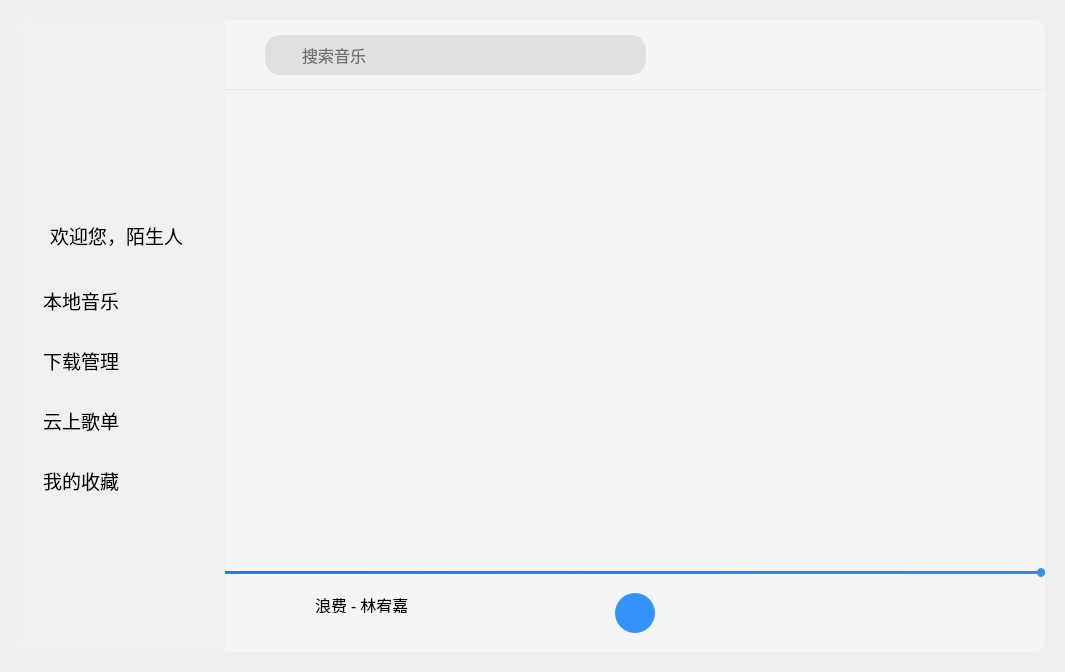
<?xml version="1.0" encoding="UTF-8"?>
<ui version="4.0">
 <class>MainWidget</class>
 <widget class="QWidget" name="MainWidget">
  <property name="geometry">
   <rect>
    <x>0</x>
    <y>0</y>
    <width>1065</width>
    <height>672</height>
   </rect>
  </property>
  <property name="acceptDrops">
   <bool>true</bool>
  </property>
  <property name="windowTitle">
   <string>MainWidget</string>
  </property>
  <property name="styleSheet">
   <string notr="true"/>
  </property>
  <widget class="QWidget" name="widget" native="true">
   <property name="geometry">
    <rect>
     <x>20</x>
     <y>20</y>
     <width>1025</width>
     <height>632</height>
    </rect>
   </property>
   <property name="styleSheet">
    <string notr="true">#widget{
	border-radius : 10px;
	background-color :#F5F5F5;
}</string>
   </property>
   <widget class="QWidget" name="tabBar" native="true">
    <property name="geometry">
     <rect>
      <x>0</x>
      <y>0</y>
      <width>205</width>
      <height>632</height>
     </rect>
    </property>
    <property name="styleSheet">
     <string notr="true">#tabBar{
	background-color : #F0F0F0;
	border-bottom-left-radius : 10px;
	border-top-left-radius : 10px;
	border-bottom-right-radius : 0px;
	border-top-right-radius : 0px;
}</string>
    </property>
    <widget class="QPushButton" name="logoButton">
     <property name="geometry">
      <rect>
       <x>0</x>
       <y>0</y>
       <width>205</width>
       <height>70</height>
      </rect>
     </property>
     <property name="styleSheet">
      <string notr="true">background-color:rgba(0,0,0,0);
border : 0px;</string>
     </property>
     <property name="text">
      <string/>
     </property>
     <property name="icon">
      <iconset resource="resourece.qrc">
       <normaloff>:/pic/logo.png</normaloff>:/pic/logo.png</iconset>
     </property>
     <property name="iconSize">
      <size>
       <width>205</width>
       <height>100</height>
      </size>
     </property>
    </widget>
    <widget class="QWidget" name="widget_2" native="true">
     <property name="geometry">
      <rect>
       <x>0</x>
       <y>0</y>
       <width>205</width>
       <height>70</height>
      </rect>
     </property>
     <property name="styleSheet">
      <string notr="true">background-color:rgba(0,0,0,0);</string>
     </property>
    </widget>
    <widget class="QListWidget" name="menu">
     <property name="geometry">
      <rect>
       <x>10</x>
       <y>250</y>
       <width>191</width>
       <height>261</height>
      </rect>
     </property>
     <property name="font">
      <font>
       <family>幼圆</family>
       <pointsize>14</pointsize>
      </font>
     </property>
     <property name="styleSheet">
      <string notr="true">#menu{
    border:0px;
	background-color : rgba(0,0,0,0);
}
#menu::Item{
	height : 40px;
	margin : 10px;
	border-radius : 5px;
}
#menu::Item:hover{
    background:#D9D9D9;
}
#menu::Item:selected{
	background-color : rgba(3,122,250,0.8);
	color : white;
}</string>
     </property>
     <item>
      <property name="text">
       <string>本地音乐</string>
      </property>
      <property name="font">
       <font>
        <weight>50</weight>
        <bold>false</bold>
       </font>
      </property>
      <property name="icon">
       <iconset resource="resourece.qrc">
        <normaloff>:/pic/music.png</normaloff>
        <activeon>:/pic/musicSelected.png</activeon>
        <selectedoff>:/pic/musicSelected.png</selectedoff>
        <selectedon>:/pic/musicSelected.png</selectedon>:/pic/music.png</iconset>
      </property>
     </item>
     <item>
      <property name="text">
       <string>下载管理</string>
      </property>
      <property name="font">
       <font>
        <weight>50</weight>
        <bold>false</bold>
       </font>
      </property>
      <property name="icon">
       <iconset resource="resourece.qrc">
        <normaloff>:/pic/download.png</normaloff>
        <selectedoff>:/pic/downloadSelected.png</selectedoff>
        <selectedon>:/pic/downloadSelected.png</selectedon>:/pic/download.png</iconset>
      </property>
     </item>
     <item>
      <property name="text">
       <string>云上歌单</string>
      </property>
      <property name="font">
       <font>
        <weight>50</weight>
        <bold>false</bold>
       </font>
      </property>
      <property name="icon">
       <iconset resource="resourece.qrc">
        <normaloff>:/pic/cloud.png</normaloff>
        <selectedoff>:/pic/cloudSelected.png</selectedoff>
        <selectedon>:/pic/cloudSelected.png</selectedon>:/pic/cloud.png</iconset>
      </property>
     </item>
     <item>
      <property name="text">
       <string>我的收藏</string>
      </property>
      <property name="font">
       <font>
        <weight>50</weight>
        <bold>false</bold>
       </font>
      </property>
      <property name="icon">
       <iconset resource="resourece.qrc">
        <normaloff>:/pic/like.png</normaloff>
        <selectedoff>:/pic/likeSelected.png</selectedoff>
        <selectedon>:/pic/likeSelected.png</selectedon>:/pic/like.png</iconset>
      </property>
     </item>
    </widget>
    <widget class="QPushButton" name="avatar">
     <property name="geometry">
      <rect>
       <x>50</x>
       <y>90</y>
       <width>100</width>
       <height>100</height>
      </rect>
     </property>
     <property name="cursor">
      <cursorShape>PointingHandCursor</cursorShape>
     </property>
     <property name="styleSheet">
      <string notr="true">#avatar{
	background-color : rgba(0,0,0,0);
	border : 0px;
	border-radius : 10px;
}</string>
     </property>
     <property name="text">
      <string/>
     </property>
     <property name="icon">
      <iconset resource="resourece.qrc">
       <normaloff>:/pic/unLogin.png</normaloff>:/pic/unLogin.png</iconset>
     </property>
     <property name="iconSize">
      <size>
       <width>100</width>
       <height>100</height>
      </size>
     </property>
    </widget>
    <widget class="QLabel" name="user">
     <property name="geometry">
      <rect>
       <x>30</x>
       <y>190</y>
       <width>141</width>
       <height>51</height>
      </rect>
     </property>
     <property name="font">
      <font>
       <family>幼圆</family>
       <pointsize>14</pointsize>
      </font>
     </property>
     <property name="styleSheet">
      <string notr="true"/>
     </property>
     <property name="text">
      <string>欢迎您，陌生人</string>
     </property>
    </widget>
   </widget>
   <widget class="QWidget" name="searchBar" native="true">
    <property name="geometry">
     <rect>
      <x>205</x>
      <y>0</y>
      <width>820</width>
      <height>70</height>
     </rect>
    </property>
    <property name="styleSheet">
     <string notr="true">border-top-right-radius : 10px;</string>
    </property>
    <widget class="QPushButton" name="close">
     <property name="geometry">
      <rect>
       <x>770</x>
       <y>20</y>
       <width>32</width>
       <height>32</height>
      </rect>
     </property>
     <property name="styleSheet">
      <string notr="true">#close{
	background-color : rgba(0,0,0,0);
	border : 0px;
	border-radius : 10px;
}

#close:hover{
    background-color:#D7D7D7;
}
#close:pressed{
    background-color:#8F8F8F;
}</string>
     </property>
     <property name="text">
      <string/>
     </property>
     <property name="icon">
      <iconset resource="resourece.qrc">
       <normaloff>:/pic/close.png</normaloff>:/pic/close.png</iconset>
     </property>
     <property name="iconSize">
      <size>
       <width>16</width>
       <height>16</height>
      </size>
     </property>
    </widget>
    <widget class="QPushButton" name="min">
     <property name="geometry">
      <rect>
       <x>730</x>
       <y>20</y>
       <width>32</width>
       <height>32</height>
      </rect>
     </property>
     <property name="styleSheet">
      <string notr="true">#min{
	background-color : rgba(0,0,0,0);
	border : 0px;
	border-radius : 10px;
}

#min:hover{
    background-color:#D7D7D7;
}
#min:pressed{
    background-color:#8F8F8F;
}</string>
     </property>
     <property name="text">
      <string/>
     </property>
     <property name="icon">
      <iconset resource="resourece.qrc">
       <normaloff>:/pic/min.png</normaloff>:/pic/min.png</iconset>
     </property>
     <property name="iconSize">
      <size>
       <width>18</width>
       <height>18</height>
      </size>
     </property>
    </widget>
    <widget class="QLineEdit" name="searchText">
     <property name="geometry">
      <rect>
       <x>40</x>
       <y>15</y>
       <width>381</width>
       <height>40</height>
      </rect>
     </property>
     <property name="font">
      <font>
       <family>幼圆</family>
       <pointsize>12</pointsize>
      </font>
     </property>
     <property name="styleSheet">
      <string notr="true">#searchText{
	background-color:#E0E0E0;
	padding-left : 35px;
	padding-right : 10px;
	padding-top : 2px;
	padding-bottom : 2px;
	border-radius : 15px;
}</string>
     </property>
     <property name="placeholderText">
      <string>搜索音乐</string>
     </property>
    </widget>
    <widget class="QPushButton" name="searchIcon">
     <property name="geometry">
      <rect>
       <x>47</x>
       <y>20</y>
       <width>32</width>
       <height>32</height>
      </rect>
     </property>
     <property name="text">
      <string/>
     </property>
     <property name="icon">
      <iconset resource="resourece.qrc">
       <normaloff>:/pic/search.png</normaloff>:/pic/search.png</iconset>
     </property>
    </widget>
    <widget class="Line" name="line_2">
     <property name="geometry">
      <rect>
       <x>0</x>
       <y>69</y>
       <width>820</width>
       <height>3</height>
      </rect>
     </property>
     <property name="styleSheet">
      <string notr="true">background-color : #E9E9E9;</string>
     </property>
     <property name="orientation">
      <enum>Qt::Horizontal</enum>
     </property>
    </widget>
   </widget>
   <widget class="QStackedWidget" name="stackedWidget">
    <property name="geometry">
     <rect>
      <x>205</x>
      <y>70</y>
      <width>820</width>
      <height>492</height>
     </rect>
    </property>
    <property name="autoFillBackground">
     <bool>false</bool>
    </property>
    <property name="styleSheet">
     <string notr="true">background-color : rgba(0,0,0,0)</string>
    </property>
    <property name="frameShape">
     <enum>QFrame::NoFrame</enum>
    </property>
    <property name="currentIndex">
     <number>0</number>
    </property>
    <widget class="QWidget" name="page"/>
    <widget class="QWidget" name="page_2"/>
   </widget>
   <widget class="QWidget" name="widget_3" native="true">
    <property name="geometry">
     <rect>
      <x>205</x>
      <y>532</y>
      <width>820</width>
      <height>100</height>
     </rect>
    </property>
    <property name="styleSheet">
     <string notr="true">border-bottom-right-radius : 10px;
background-color:#F5F5F5;</string>
    </property>
    <widget class="QSlider" name="horizontalSlider">
     <property name="geometry">
      <rect>
       <x>0</x>
       <y>0</y>
       <width>820</width>
       <height>41</height>
      </rect>
     </property>
     <property name="styleSheet">
      <string notr="true">QSlider::groove:horizontal{
    background:#aaaaaa;
    border-radius:10px;
	height:3px;
}
/* 设置中间的那个滑动的键 */
QSlider::handle:horizontal{
    width: 8px;
    margin-top: -3px;
    margin-bottom:-3px;
    border-radius: 4px;
    background: #3393F9;
}
/* 已经划过的从地方 */
QSlider::sub-page:horizontal{
    border-radius:10px;
    background: qlineargradient(x1:0, y1:0, x2:1, y2:1, stop:0 #037AFA, stop:1 #3393F9);
}</string>
     </property>
     <property name="maximum">
      <number>100</number>
     </property>
     <property name="singleStep">
      <number>1</number>
     </property>
     <property name="pageStep">
      <number>1</number>
     </property>
     <property name="value">
      <number>100</number>
     </property>
     <property name="orientation">
      <enum>Qt::Horizontal</enum>
     </property>
    </widget>
    <widget class="QPushButton" name="pushButton">
     <property name="geometry">
      <rect>
       <x>30</x>
       <y>40</y>
       <width>50</width>
       <height>50</height>
      </rect>
     </property>
     <property name="cursor">
      <cursorShape>PointingHandCursor</cursorShape>
     </property>
     <property name="text">
      <string/>
     </property>
     <property name="icon">
      <iconset resource="resourece.qrc">
       <normaloff>:/pic/record.png</normaloff>:/pic/record.png</iconset>
     </property>
     <property name="iconSize">
      <size>
       <width>50</width>
       <height>50</height>
      </size>
     </property>
    </widget>
    <widget class="QLabel" name="label">
     <property name="geometry">
      <rect>
       <x>90</x>
       <y>45</y>
       <width>121</width>
       <height>16</height>
      </rect>
     </property>
     <property name="font">
      <font>
       <family>幼圆</family>
       <pointsize>12</pointsize>
      </font>
     </property>
     <property name="text">
      <string>浪费 - 林宥嘉</string>
     </property>
    </widget>
    <widget class="QPushButton" name="play">
     <property name="geometry">
      <rect>
       <x>390</x>
       <y>41</y>
       <width>40</width>
       <height>40</height>
      </rect>
     </property>
     <property name="styleSheet">
      <string notr="true">#play{
	border-radius : 20px;
	background-color : rgba(3,122,250,0.8);
}</string>
     </property>
     <property name="text">
      <string/>
     </property>
     <property name="icon">
      <iconset resource="resourece.qrc">
       <normaloff>:/pic/play.png</normaloff>:/pic/play.png</iconset>
     </property>
     <property name="iconSize">
      <size>
       <width>25</width>
       <height>25</height>
      </size>
     </property>
    </widget>
    <widget class="QPushButton" name="pushButton_2">
     <property name="geometry">
      <rect>
       <x>340</x>
       <y>50</y>
       <width>25</width>
       <height>25</height>
      </rect>
     </property>
     <property name="text">
      <string/>
     </property>
     <property name="icon">
      <iconset resource="resourece.qrc">
       <normaloff>:/pic/previous.png</normaloff>:/pic/previous.png</iconset>
     </property>
     <property name="iconSize">
      <size>
       <width>25</width>
       <height>25</height>
      </size>
     </property>
    </widget>
    <widget class="QPushButton" name="pushButton_3">
     <property name="geometry">
      <rect>
       <x>455</x>
       <y>50</y>
       <width>25</width>
       <height>25</height>
      </rect>
     </property>
     <property name="text">
      <string/>
     </property>
     <property name="icon">
      <iconset resource="resourece.qrc">
       <normaloff>:/pic/next.png</normaloff>:/pic/next.png</iconset>
     </property>
     <property name="iconSize">
      <size>
       <width>25</width>
       <height>25</height>
      </size>
     </property>
    </widget>
    <widget class="QPushButton" name="pushButton_4">
     <property name="geometry">
      <rect>
       <x>750</x>
       <y>50</y>
       <width>32</width>
       <height>32</height>
      </rect>
     </property>
     <property name="styleSheet">
      <string notr="true">#pushButton_4{
	background-color : rgba(0,0,0,0);
	border : 0px;
	border-radius : 10px;
}

#pushButton_4:hover{
    background-color:#D7D7D7;
}
#pushButton_4:pressed{
    background-color:#8F8F8F;
}</string>
     </property>
     <property name="text">
      <string/>
     </property>
     <property name="icon">
      <iconset resource="resourece.qrc">
       <normaloff>:/pic/musicList.png</normaloff>:/pic/musicList.png</iconset>
     </property>
     <property name="iconSize">
      <size>
       <width>18</width>
       <height>18</height>
      </size>
     </property>
    </widget>
   </widget>
  </widget>
 </widget>
 <layoutdefault spacing="6" margin="11"/>
 <resources>
  <include location="resourece.qrc"/>
 </resources>
 <connections/>
</ui>
